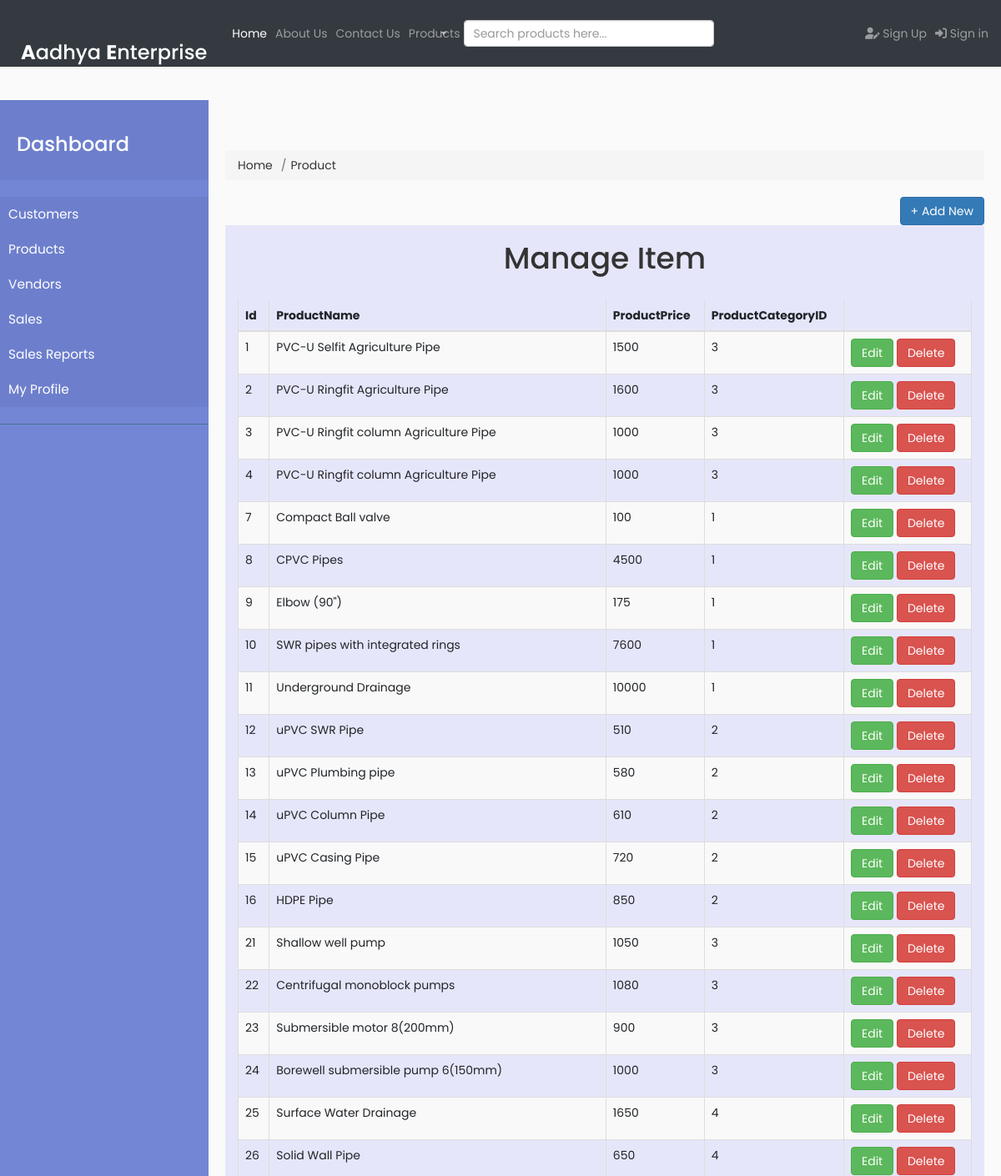
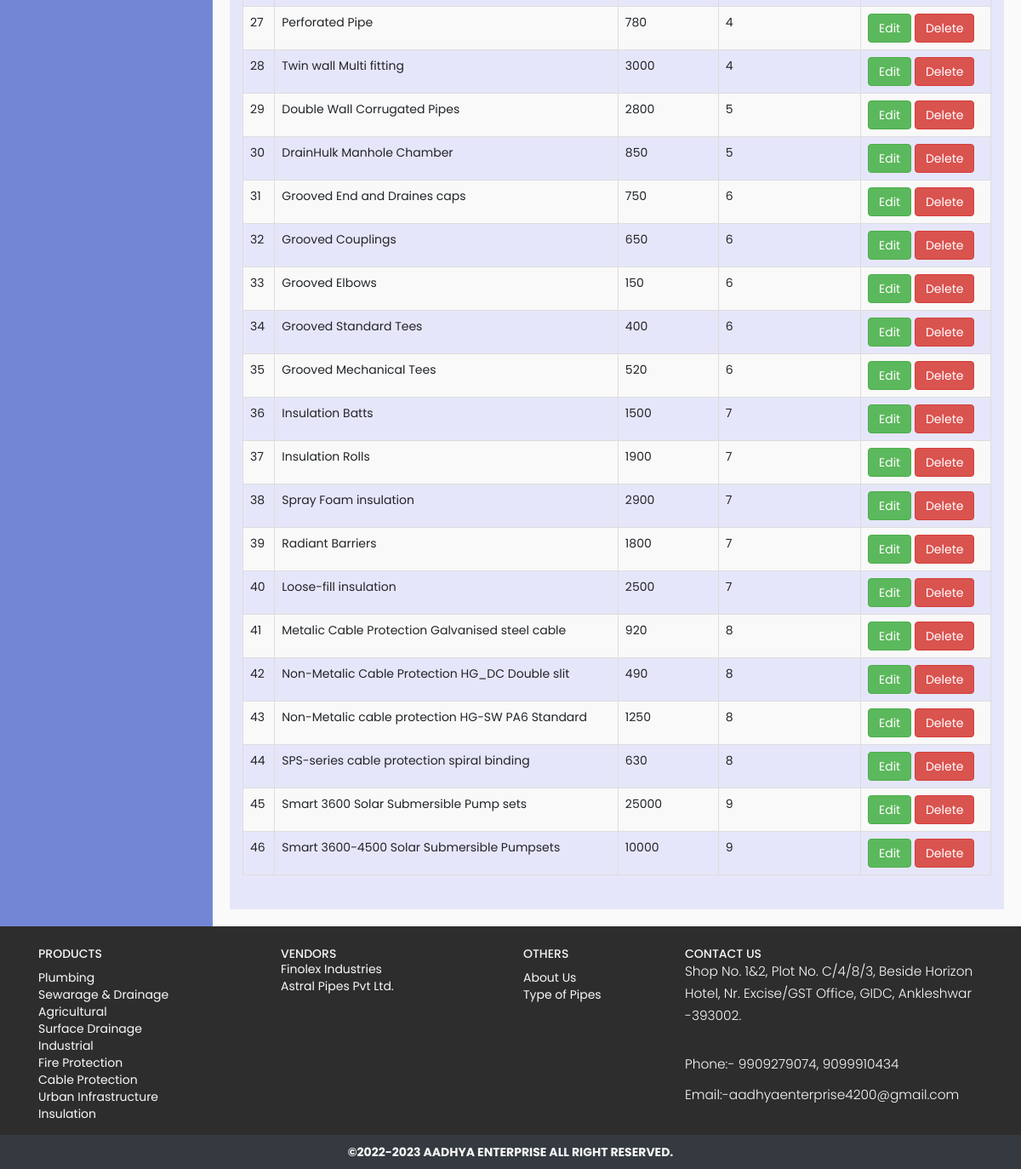
The page /AdminManageItem.php on the database its author committed (2 pictures, top to bottom).
### tables this page shows
CREATE TABLE `products` (
  `ProductID` int(10) NOT NULL,
  `ProductName` varchar(50) NOT NULL,
  `ProductPrice` float NOT NULL,
  `ProductWeight` float DEFAULT NULL,
  `ProductCartDesc` varchar(250) DEFAULT NULL,
  `ProductShortDesc` varchar(500) DEFAULT NULL,
  `ProductLongDesc` text DEFAULT NULL,
  `ProductThumb` varchar(100) DEFAULT NULL,
  `ProductImage` varchar(100) NOT NULL,
  `ProductCategoryID` int(10) NOT NULL,
  `ProductUpdateDate` timestamp NULL DEFAULT current_timestamp(),
  `ProductStock` float DEFAULT NULL,
  `ProductLive` tinyint(1) DEFAULT NULL,
  `ProductUnlimited` tinyint(1) DEFAULT NULL,
  `ProductLocation` varchar(200) DEFAULT NULL,
  `ProductQuantity` int(11) NOT NULL
);

### AdminManageItem.php (the view, shortened to what this page needs)
<?php include('header1.php'); ?>
<div class="main">
	<br><br>
	<ul class="breadcrumb">
		<li class="breadcrumb-item"><a href="index.php">Home</a></li>
		<li class="breadcrumb-item"><a href="AdminManageItem.php">Product</a></li>
	</ul>
</div>
<a href="AddItem.php"><button class="btn btn-primary pull-right">+ Add New</button></a><br>
<div class="col-sm-12" style="background-color:lavender;" align="center">
	<div>
		<h1>Manage Item</h1>
	</div>
	<br>
	<div>
		<div class="card-block">
			<div class="table-responsive dt-responsive">
				<table class="table table-striped table-bordered nowrap">
					<thead>
						<th>Id</th>
						<th>ProductName</th>
						<th>ProductPrice</th>
						<th>ProductCategoryID</th>
						<th></th>
					</thead>
					<tbody>
						<?php
						include('conn.php');
						$query = mysqli_query($conn, "select * from `products`");
						while ($row = mysqli_fetch_array($query)) {
						?>
							<tr>
								<td><?php echo $row['ProductID']; ?></td>
								<td><?php echo $row['ProductName']; ?></td>
								<td><?php echo $row['ProductPrice']; ?></td>
								<td><?php echo $row['ProductCategoryID']; ?></td>
								<td>
									<a href="AdminUpdateItem.php?id=<?php echo $row['ProductID']; ?>" class="btn btn-success">Edit</a>
									<a href="AdminDeleteItem.php?id=<?php echo $row['ProductID']; ?>" class="btn btn-danger" onclick="return confirm('Are you sure to delete this record?')">Delete</a>
								</td>
							</tr>
						<?php
						}
						?>
					</tbody>
				</table><br>
			</div>
		</div>
	</div>
</div>
</body>
<?php include("footer.php"); ?>
</html>

### style2.css (style rules this page uses)
body { font-family: 'Poppins', sans-serif; background: #fafafa; }
a, a:hover, a:focus { color: inherit; text-decoration: none; transition: all 0.3s; }

### rows shown on the page
products: ProductID "1", ProductName "PVC-U Selfit Agriculture Pipe", ProductPrice "1500", ProductCategoryID "3"
products: ProductID "2", ProductName "PVC-U Ringfit Agriculture Pipe", ProductPrice "1600", ProductCategoryID "3"
products: ProductID "3", ProductName "PVC-U Ringfit column Agriculture Pipe", ProductPrice "1000", ProductCategoryID "3"
products: ProductID "4", ProductName "PVC-U Ringfit column Agriculture Pipe", ProductPrice "1000", ProductCategoryID "3"
products: ProductID "7", ProductName "Compact Ball valve", ProductPrice "100", ProductCategoryID "1"
products: ProductID "8", ProductName "CPVC Pipes", ProductPrice "4500", ProductCategoryID "1"
products: ProductID "9", ProductName "Elbow (90\")", ProductPrice "175", ProductCategoryID "1"
products: ProductID "10", ProductName "SWR pipes with integrated rings", ProductPrice "7600", ProductCategoryID "1"
products: ProductID "11", ProductName "Underground Drainage", ProductPrice "10000", ProductCategoryID "1"
products: ProductID "12", ProductName "uPVC SWR Pipe", ProductPrice "510", ProductCategoryID "2"
products: ProductID "13", ProductName "uPVC Plumbing pipe", ProductPrice "580", ProductCategoryID "2"
products: ProductID "14", ProductName "uPVC Column Pipe", ProductPrice "610", ProductCategoryID "2"
products: ProductID "15", ProductName "uPVC Casing Pipe", ProductPrice "720", ProductCategoryID "2"
products: ProductID "16", ProductName "HDPE Pipe", ProductPrice "850", ProductCategoryID "2"
products: ProductID "21", ProductName "Shallow well pump", ProductPrice "1050", ProductCategoryID "3"
products: ProductID "22", ProductName "Centrifugal monoblock pumps", ProductPrice "1080", ProductCategoryID "3"
products: ProductID "23", ProductName "Submersible motor 8(200mm)", ProductPrice "900", ProductCategoryID "3"
products: ProductID "24", ProductName "Borewell submersible pump 6(150mm)", ProductPrice "1000", ProductCategoryID "3"
products: ProductID "25", ProductName "Surface Water Drainage", ProductPrice "1650", ProductCategoryID "4"
products: ProductID "26", ProductName "Solid Wall Pipe", ProductPrice "650", ProductCategoryID "4"
products: ProductID "27", ProductName "Perforated Pipe", ProductPrice "780", ProductCategoryID "4"
products: ProductID "28", ProductName "Twin wall Multi fitting", ProductPrice "3000", ProductCategoryID "4"
products: ProductID "29", ProductName "Double Wall Corrugated Pipes", ProductPrice "2800", ProductCategoryID "5"
products: ProductID "30", ProductName "DrainHulk Manhole Chamber", ProductPrice "850", ProductCategoryID "5"
products: ProductID "31", ProductName "Grooved End and Draines caps", ProductPrice "750", ProductCategoryID "6"
products: ProductID "32", ProductName "Grooved Couplings", ProductPrice "650", ProductCategoryID "6"
products: ProductID "33", ProductName "Grooved Elbows", ProductPrice "150", ProductCategoryID "6"
products: ProductID "34", ProductName "Grooved Standard Tees", ProductPrice "400", ProductCategoryID "6"
products: ProductID "35", ProductName "Grooved Mechanical Tees", ProductPrice "520", ProductCategoryID "6"
products: ProductID "36", ProductName "Insulation Batts", ProductPrice "1500", ProductCategoryID "7"
products: ProductID "37", ProductName "Insulation Rolls", ProductPrice "1900", ProductCategoryID "7"
products: ProductID "38", ProductName "Spray Foam insulation", ProductPrice "2900", ProductCategoryID "7"
products: ProductID "39", ProductName "Radiant Barriers", ProductPrice "1800", ProductCategoryID "7"
products: ProductID "40", ProductName "Loose-fill insulation", ProductPrice "2500", ProductCategoryID "7"
products: ProductID "41", ProductName "Metalic Cable Protection Galvanised steel cable", ProductPrice "920", ProductCategoryID "8"
products: ProductID "42", ProductName "Non-Metalic Cable Protection HG_DC Double slit", ProductPrice "490", ProductCategoryID "8"
products: ProductID "43", ProductName "Non-Metalic cable protection HG-SW PA6 Standard", ProductPrice "1250", ProductCategoryID "8"
products: ProductID "44", ProductName "SPS-series cable protection spiral binding", ProductPrice "630", ProductCategoryID "8"
products: ProductID "45", ProductName "Smart 3600 Solar Submersible Pump sets", ProductPrice "25000", ProductCategoryID "9"
products: ProductID "46", ProductName "Smart 3600-4500 Solar Submersible Pumpsets", ProductPrice "10000", ProductCategoryID "9"
